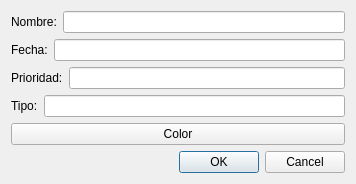
<?xml version="1.0" encoding="UTF-8"?>
<ui version="4.0">
 <class>PersonaDialog</class>
 <widget class="QDialog" name="PersonaDialog">
  <property name="geometry">
   <rect>
    <x>0</x>
    <y>0</y>
    <width>356</width>
    <height>153</height>
   </rect>
  </property>
  <property name="windowTitle">
   <string>Dialog</string>
  </property>
  <property name="windowIcon">
   <iconset resource="recursos.qrc">
    <normaloff>:/icono</normaloff>:/icono</iconset>
  </property>
  <layout class="QVBoxLayout" name="verticalLayout">
   <item>
    <layout class="QHBoxLayout" name="horizontalLayout">
     <item>
      <widget class="QLabel" name="label">
       <property name="text">
        <string>Nombre:</string>
       </property>
      </widget>
     </item>
     <item>
      <widget class="QLineEdit" name="nombre"/>
     </item>
    </layout>
   </item>
   <item>
    <layout class="QHBoxLayout" name="horizontalLayout_2">
     <item>
      <widget class="QLabel" name="label_2">
       <property name="text">
        <string>Fecha:</string>
       </property>
      </widget>
     </item>
     <item>
      <widget class="QLineEdit" name="fecha"/>
     </item>
    </layout>
   </item>
   <item>
    <layout class="QHBoxLayout" name="horizontalLayout_3">
     <item>
      <widget class="QLabel" name="label_3">
       <property name="text">
        <string>Prioridad:</string>
       </property>
      </widget>
     </item>
     <item>
      <widget class="QLineEdit" name="prioridad">
       <property name="text">
        <string/>
       </property>
      </widget>
     </item>
    </layout>
   </item>
   <item>
    <layout class="QHBoxLayout" name="horizontalLayout_4">
     <item>
      <widget class="QLabel" name="label_4">
       <property name="text">
        <string>Tipo:</string>
       </property>
      </widget>
     </item>
     <item>
      <widget class="QLineEdit" name="tipo"/>
     </item>
    </layout>
   </item>
   <item>
    <widget class="QPushButton" name="color">
     <property name="text">
      <string>Color</string>
     </property>
    </widget>
   </item>
   <item>
    <widget class="QDialogButtonBox" name="buttonBox">
     <property name="standardButtons">
      <set>QDialogButtonBox::Cancel|QDialogButtonBox::Ok</set>
     </property>
    </widget>
   </item>
  </layout>
 </widget>
 <resources>
  <include location="recursos.qrc"/>
 </resources>
 <connections/>
</ui>
